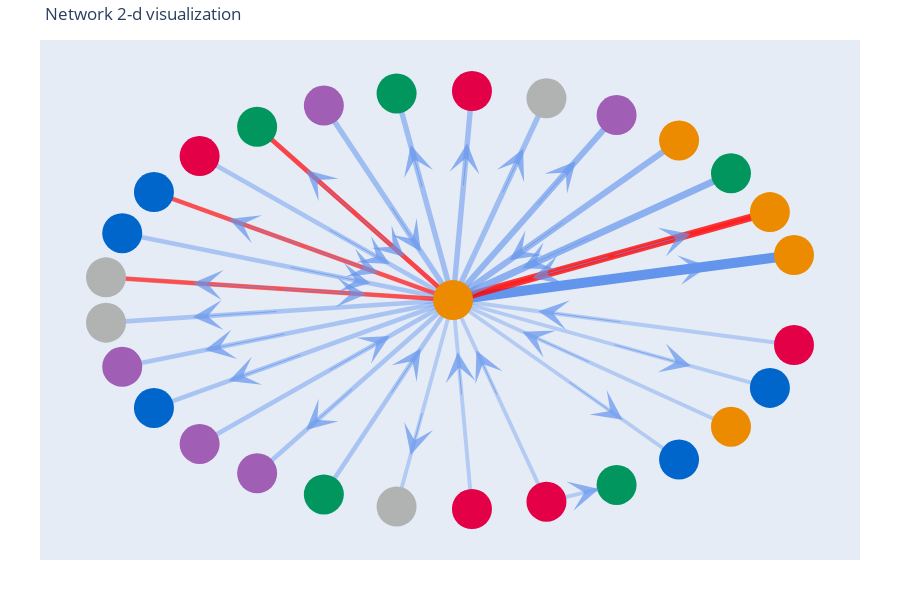

The notebook cell saved with this chart:
### Code cell
#data = [edge_trace, trace_nodes]
fig = go.Figure(layout=layout)

for trace in edge_trace:
    fig.add_trace(trace)

fig.add_trace(trace_nodes)

fig.show()
fig.write_html('2d_visualization.html')

### Figure 1 — Plotly figure (JSON) as saved in the notebook; plotly's stock layout.template omitted (floating-point values rounded to 4 significant figures)
{"data": [{"hoverinfo": "text", "line": {"color": "cornflowerblue", "shape": "spline", "width": 10}, "mode": "lines", "opacity": 1, "text": "13", "type": "scatter", "x": [0, 1.953, null], "y": [0, 0.4299, null]}, {"hoverinfo": "text", "line": {"color": "red", "shape": "spline", "width": 7.692}, "mode": "lines", "opacity": 0.7692, "text": "10", "type": "scatter", "x": [0, 1.815, null], "y": [0, 0.8398, null]}, {"hoverinfo": "text", "line": {"color": "cornflowerblue", "shape": "spline", "width": 6.154}, "mode": "lines", "opacity": 0.6154, "text": "8", "type": "scatter", "x": [0, 0.9368, null], "y": [0, 1.767, null]}, {"hoverinfo": "text", "line": {"color": "cornflowerblue", "shape": "spline", "width": 5.385}, "mode": "lines", "opacity": 0.5385, "text": "7", "type": "scatter", "x": [0, 0.5351, null], "y": [0, 1.927, null]}, {"hoverinfo": "text", "line": {"color": "cornflowerblue", "shape": "spline", "width": 5.385}, "mode": "lines", "opacity": 0.5385, "text": "7", "type": "scatter", "x": [0, 0.1083, null], "y": [0, 1.997, null]}, {"hoverinfo": "text", "line": {"color": "cornflowerblue", "shape": "spline", "width": 5.385}, "mode": "lines", "opacity": 0.5385, "text": "7", "type": "scatter", "x": [0, -0.3236, null], "y": [0, 1.974, null]}, {"hoverinfo": "text", "line": {"color": "red", "shape": "spline", "width": 4.615}, "mode": "lines", "opacity": 0.4615, "text": "6", "type": "scatter", "x": [0, -1.122, null], "y": [0, 1.655, null]}, {"hoverinfo": "text", "line": {"color": "cornflowerblue", "shape": "spline", "width": 4.615}, "mode": "lines", "opacity": 0.4615, "text": "6", "type": "scatter", "x": [0, -1.988, null], "y": [0, -0.2162, null]}, {"hoverinfo": "text", "line": {"color": "cornflowerblue", "shape": "spline", "width": 4.615}, "mode": "lines", "opacity": 0.4615, "text": "6", "type": "scatter", "x": [0, -1.895, null], "y": [0, -0.6386, null]}, {"hoverinfo": "text", "line": {"color": "cornflowerblue", "shape": "spline", "width": 4.615}, "mode": "lines", "opacity": 0.4615, "text": "6", "type": "scatter", "x": [0, -1.714, null], "y": [0, -1.031, null]}, {"hoverinfo": "text", "line": {"color": "cornflowerblue", "shape": "spline", "width": 4.615}, "mode": "lines", "opacity": 0.4615, "text": "6", "type": "scatter", "x": [0, -1.122, null], "y": [0, -1.655, null]}, {"hoverinfo": "text", "line": {"color": "red", "shape": "spline", "width": 3.846}, "mode": "lines", "opacity": 0.3846, "text": "5", "type": "scatter", "x": [0, -1.988, null], "y": [0, 0.2162, null]}, {"hoverinfo": "text", "line": {"color": "red", "shape": "spline", "width": 3.846}, "mode": "lines", "opacity": 0.3846, "text": "5", "type": "scatter", "x": [0, -1.714, null], "y": [0, 1.031, null]}, {"hoverinfo": "text", "line": {"color": "cornflowerblue", "shape": "spline", "width": 3.846}, "mode": "lines", "opacity": 0.3846, "text": "5", "type": "scatter", "x": [0, -0.3236, null], "y": [0, -1.974, null]}, {"hoverinfo": "text", "line": {"color": "cornflowerblue", "shape": "spline", "width": 3.846}, "mode": "lines", "opacity": 0.3846, "text": "5", "type": "scatter", "x": [0, 1.295, null], "y": [0, -1.524, null]}, {"hoverinfo": "text", "line": {"color": "cornflowerblue", "shape": "spline", "width": 3.846}, "mode": "lines", "opacity": 0.3846, "text": "5", "type": "scatter", "x": [0, 1.815, null], "y": [0, -0.8398, null]}, {"hoverinfo": "text", "line": {"color": "red", "shape": "spline", "width": 3.846}, "mode": "lines", "opacity": 0.3846, "text": "5", "type": "scatter", "x": [1.815, 0, null], "y": [0.8398, 0, null]}, {"hoverinfo": "text", "line": {"color": "cornflowerblue", "shape": "spline", "width": 6.923}, "mode": "lines", "opacity": 0.6923, "text": "9", "type": "scatter", "x": [1.592, 0, null], "y": [1.21, 0, null]}, {"hoverinfo": "text", "line": {"color": "cornflowerblue", "shape": "spline", "width": 6.154}, "mode": "lines", "opacity": 0.6154, "text": "8", "type": "scatter", "x": [1.295, 0, null], "y": [1.524, 0, null]}, {"hoverinfo": "text", "line": {"color": "cornflowerblue", "shape": "spline", "width": 5.385}, "mode": "lines", "opacity": 0.5385, "text": "7", "type": "scatter", "x": [-0.7403, 0, null], "y": [1.858, 0, null]}, {"hoverinfo": "text", "line": {"color": "red", "shape": "spline", "width": 4.615}, "mode": "lines", "opacity": 0.4615, "text": "6", "type": "scatter", "x": [-1.122, 0, null], "y": [1.655, 0, null]}, {"hoverinfo": "text", "line": {"color": "cornflowerblue", "shape": "spline", "width": 4.615}, "mode": "lines", "opacity": 0.4615, "text": "6", "type": "scatter", "x": [-1.452, 0, null], "y": [1.375, 0, null]}, {"hoverinfo": "text", "line": {"color": "red", "shape": "spline", "width": 4.615}, "mode": "lines", "opacity": 0.4615, "text": "6", "type": "scatter", "x": [-1.714, 0, null], "y": [1.031, 0, null]}, {"hoverinfo": "text", "line": {"color": "cornflowerblue", "shape": "spline", "width": 4.615}, "mode": "lines", "opacity": 0.4615, "text": "6", "type": "scatter", "x": [-1.895, 0, null], "y": [0.6386, 0, null]}, {"hoverinfo": "text", "line": {"color": "red", "shape": "spline", "width": 4.615}, "mode": "lines", "opacity": 0.4615, "text": "6", "type": "scatter", "x": [-1.988, 0, null], "y": [0.2162, 0, null]}, {"hoverinfo": "text", "line": {"color": "cornflowerblue", "shape": "spline", "width": 4.615}, "mode": "lines", "opacity": 0.4615, "text": "6", "type": "scatter", "x": [-1.452, 0, null], "y": [-1.375, 0, null]}, {"hoverinfo": "text", "line": {"color": "cornflowerblue", "shape": "spline", "width": 4.615}, "mode": "lines", "opacity": 0.4615, "text": "6", "type": "scatter", "x": [-0.7403, 0, null], "y": [-1.858, 0, null]}, {"hoverinfo": "text", "line": {"color": "cornflowerblue", "shape": "spline", "width": 3.846}, "mode": "lines", "opacity": 0.3846, "text": "5", "type": "scatter", "x": [0.1083, 0, null], "y": [-1.997, 0, null]}, {"hoverinfo": "text", "line": {"color": "cornflowerblue", "shape": "spline", "width": 3.846}, "mode": "lines", "opacity": 0.3846, "text": "5", "type": "scatter", "x": [0.5351, 0, null], "y": [-1.927, 0, null]}, {"hoverinfo": "text", "line": {"color": "cornflowerblue", "shape": "spline", "width": 3.846}, "mode": "lines", "opacity": 0.3846, "text": "5", "type": "scatter", "x": [0.5351, 0.9368, null], "y": [-1.927, -1.767, null]}, {"hoverinfo": "text", "line": {"color": "cornflowerblue", "shape": "spline", "width": 3.846}, "mode": "lines", "opacity": 0.3846, "text": "5", "type": "scatter", "x": [1.592, 0, null], "y": [-1.21, 0, null]}, {"hoverinfo": "text", "line": {"color": "cornflowerblue", "shape": "spline", "width": 3.846}, "mode": "lines", "opacity": 0.3846, "text": "5", "type": "scatter", "x": [1.953, 0, null], "y": [-0.4299, 0, null]}, {"hoverinfo": "text", "marker": {"color": ["#ED8B00", "#ED8B00", "#ED8B00", "#00965E", "#ED8B00", "#A05EB5", "#B1B3B3", "#E40046", "#00965E", "#A05EB5", "#00965E", "#E40046", "#0066CC", "#0066CC", "#B1B3B3", "#B1B3B3", "#A05EB5", "#0066CC", "#A05EB5", "#A05EB5", "#00965E", "#B1B3B3", "#E40046", "#E40046", "#00965E", "#0066CC", "#ED8B00", "#0066CC", "#E40046"], "size": 40, "symbol": "circle"}, "mode": "markers", "text": ["Anthony", "Matthew", "Christopher", "Linda", "Daniel", "Richard", "Margaret", "Jessica", "Patricia", "David", "Jennifer", "Susan", "Michael", "William", "Sandra", "Betty", "Thomas", "John", "Charles", "Joseph", "Mary", "Lisa", "Karen", "Sarah", "Elizabeth", "Robert", "Nancy", "James", "Barbara"], "type": "scatter", "x": [0, 1.953, 1.815, 1.592, 1.295, 0.9368, 0.5351, 0.1083, -0.3236, -0.7403, -1.122, -1.452, -1.714, -1.895, -1.988, -1.988, -1.895, -1.714, -1.452, -1.122, -0.7403, -0.3236, 0.1083, 0.5351, 0.9368, 1.295, 1.592, 1.815, 1.953], "y": [0, 0.4299, 0.8398, 1.21, 1.524, 1.767, 1.927, 1.997, 1.974, 1.858, 1.655, 1.375, 1.031, 0.6386, 0.2162, -0.2162, -0.6386, -1.031, -1.375, -1.655, -1.858, -1.974, -1.997, -1.927, -1.767, -1.524, -1.21, -0.8398, -0.4299]}], "layout": {"annotations": [{"arrowcolor": "cornflowerblue", "arrowhead": 3, "arrowsize": 5, "arrowwidth": 1, "ax": 0.9766, "axref": "x", "ay": 0.215, "ayref": "y", "opacity": 0.7, "showarrow": true, "x": 1.465, "xref": "x", "y": 0.3225, "yref": "y"}, {"arrowcolor": "cornflowerblue", "arrowhead": 3, "arrowsize": 5, "arrowwidth": 1, "ax": 0.9076, "axref": "x", "ay": 0.4199, "ayref": "y", "opacity": 0.7, "showarrow": true, "x": 1.361, "xref": "x", "y": 0.6298, "yref": "y"}, {"arrowcolor": "cornflowerblue", "arrowhead": 3, "arrowsize": 5, "arrowwidth": 1, "ax": 0.4684, "axref": "x", "ay": 0.8835, "ayref": "y", "opacity": 0.7, "showarrow": true, "x": 0.7026, "xref": "x", "y": 1.325, "yref": "y"}, {"arrowcolor": "cornflowerblue", "arrowhead": 3, "arrowsize": 5, "arrowwidth": 1, "ax": 0.2675, "axref": "x", "ay": 0.9635, "ayref": "y", "opacity": 0.7, "showarrow": true, "x": 0.4013, "xref": "x", "y": 1.445, "yref": "y"}, {"arrowcolor": "cornflowerblue", "arrowhead": 3, "arrowsize": 5, "arrowwidth": 1, "ax": 0.05414, "axref": "x", "ay": 0.9985, "ayref": "y", "opacity": 0.7, "showarrow": true, "x": 0.08121, "xref": "x", "y": 1.498, "yref": "y"}, {"arrowcolor": "cornflowerblue", "arrowhead": 3, "arrowsize": 5, "arrowwidth": 1, "ax": -0.1618, "axref": "x", "ay": 0.9868, "ayref": "y", "opacity": 0.7, "showarrow": true, "x": -0.2427, "xref": "x", "y": 1.48, "yref": "y"}, {"arrowcolor": "cornflowerblue", "arrowhead": 3, "arrowsize": 5, "arrowwidth": 1, "ax": -0.5612, "axref": "x", "ay": 0.8277, "ayref": "y", "opacity": 0.7, "showarrow": true, "x": -0.8418, "xref": "x", "y": 1.242, "yref": "y"}, {"arrowcolor": "cornflowerblue", "arrowhead": 3, "arrowsize": 5, "arrowwidth": 1, "ax": -0.9941, "axref": "x", "ay": -0.1081, "ayref": "y", "opacity": 0.7, "showarrow": true, "x": -1.491, "xref": "x", "y": -0.1622, "yref": "y"}, {"arrowcolor": "cornflowerblue", "arrowhead": 3, "arrowsize": 5, "arrowwidth": 1, "ax": -0.9477, "axref": "x", "ay": -0.3193, "ayref": "y", "opacity": 0.7, "showarrow": true, "x": -1.421, "xref": "x", "y": -0.479, "yref": "y"}, {"arrowcolor": "cornflowerblue", "arrowhead": 3, "arrowsize": 5, "arrowwidth": 1, "ax": -0.8569, "axref": "x", "ay": -0.5156, "ayref": "y", "opacity": 0.7, "showarrow": true, "x": -1.285, "xref": "x", "y": -0.7733, "yref": "y"}, {"arrowcolor": "cornflowerblue", "arrowhead": 3, "arrowsize": 5, "arrowwidth": 1, "ax": -0.5612, "axref": "x", "ay": -0.8277, "ayref": "y", "opacity": 0.7, "showarrow": true, "x": -0.8418, "xref": "x", "y": -1.242, "yref": "y"}, {"arrowcolor": "cornflowerblue", "arrowhead": 3, "arrowsize": 5, "arrowwidth": 1, "ax": -0.9941, "axref": "x", "ay": 0.1081, "ayref": "y", "opacity": 0.7, "showarrow": true, "x": -1.491, "xref": "x", "y": 0.1622, "yref": "y"}, {"arrowcolor": "cornflowerblue", "arrowhead": 3, "arrowsize": 5, "arrowwidth": 1, "ax": -0.8569, "axref": "x", "ay": 0.5156, "ayref": "y", "opacity": 0.7, "showarrow": true, "x": -1.285, "xref": "x", "y": 0.7733, "yref": "y"}, {"arrowcolor": "cornflowerblue", "arrowhead": 3, "arrowsize": 5, "arrowwidth": 1, "ax": -0.1618, "axref": "x", "ay": -0.9868, "ayref": "y", "opacity": 0.7, "showarrow": true, "x": -0.2427, "xref": "x", "y": -1.48, "yref": "y"}, {"arrowcolor": "cornflowerblue", "arrowhead": 3, "arrowsize": 5, "arrowwidth": 1, "ax": 0.6474, "axref": "x", "ay": -0.7622, "ayref": "y", "opacity": 0.7, "showarrow": true, "x": 0.9711, "xref": "x", "y": -1.143, "yref": "y"}, {"arrowcolor": "cornflowerblue", "arrowhead": 3, "arrowsize": 5, "arrowwidth": 1, "ax": 0.9076, "axref": "x", "ay": -0.4199, "ayref": "y", "opacity": 0.7, "showarrow": true, "x": 1.361, "xref": "x", "y": -0.6298, "yref": "y"}, {"arrowcolor": "cornflowerblue", "arrowhead": 3, "arrowsize": 5, "arrowwidth": 1, "ax": 0.9076, "axref": "x", "ay": 0.4199, "ayref": "y", "opacity": 0.7, "showarrow": true, "x": 0.4538, "xref": "x", "y": 0.2099, "yref": "y"}, {"arrowcolor": "cornflowerblue", "arrowhead": 3, "arrowsize": 5, "arrowwidth": 1, "ax": 0.7961, "axref": "x", "ay": 0.6052, "ayref": "y", "opacity": 0.7, "showarrow": true, "x": 0.398, "xref": "x", "y": 0.3026, "yref": "y"}, {"arrowcolor": "cornflowerblue", "arrowhead": 3, "arrowsize": 5, "arrowwidth": 1, "ax": 0.6474, "axref": "x", "ay": 0.7622, "ayref": "y", "opacity": 0.7, "showarrow": true, "x": 0.3237, "xref": "x", "y": 0.3811, "yref": "y"}, {"arrowcolor": "cornflowerblue", "arrowhead": 3, "arrowsize": 5, "arrowwidth": 1, "ax": -0.3701, "axref": "x", "ay": 0.929, "ayref": "y", "opacity": 0.7, "showarrow": true, "x": -0.1851, "xref": "x", "y": 0.4645, "yref": "y"}, {"arrowcolor": "cornflowerblue", "arrowhead": 3, "arrowsize": 5, "arrowwidth": 1, "ax": -0.5612, "axref": "x", "ay": 0.8277, "ayref": "y", "opacity": 0.7, "showarrow": true, "x": -0.2806, "xref": "x", "y": 0.4138, "yref": "y"}, {"arrowcolor": "cornflowerblue", "arrowhead": 3, "arrowsize": 5, "arrowwidth": 1, "ax": -0.726, "axref": "x", "ay": 0.6877, "ayref": "y", "opacity": 0.7, "showarrow": true, "x": -0.363, "xref": "x", "y": 0.3438, "yref": "y"}, {"arrowcolor": "cornflowerblue", "arrowhead": 3, "arrowsize": 5, "arrowwidth": 1, "ax": -0.8569, "axref": "x", "ay": 0.5156, "ayref": "y", "opacity": 0.7, "showarrow": true, "x": -0.4284, "xref": "x", "y": 0.2578, "yref": "y"}, {"arrowcolor": "cornflowerblue", "arrowhead": 3, "arrowsize": 5, "arrowwidth": 1, "ax": -0.9477, "axref": "x", "ay": 0.3193, "ayref": "y", "opacity": 0.7, "showarrow": true, "x": -0.4738, "xref": "x", "y": 0.1597, "yref": "y"}, {"arrowcolor": "cornflowerblue", "arrowhead": 3, "arrowsize": 5, "arrowwidth": 1, "ax": -0.9941, "axref": "x", "ay": 0.1081, "ayref": "y", "opacity": 0.7, "showarrow": true, "x": -0.4971, "xref": "x", "y": 0.05406, "yref": "y"}, {"arrowcolor": "cornflowerblue", "arrowhead": 3, "arrowsize": 5, "arrowwidth": 1, "ax": -0.726, "axref": "x", "ay": -0.6877, "ayref": "y", "opacity": 0.7, "showarrow": true, "x": -0.363, "xref": "x", "y": -0.3438, "yref": "y"}, {"arrowcolor": "cornflowerblue", "arrowhead": 3, "arrowsize": 5, "arrowwidth": 1, "ax": -0.3701, "axref": "x", "ay": -0.929, "ayref": "y", "opacity": 0.7, "showarrow": true, "x": -0.1851, "xref": "x", "y": -0.4645, "yref": "y"}, {"arrowcolor": "cornflowerblue", "arrowhead": 3, "arrowsize": 5, "arrowwidth": 1, "ax": 0.05414, "axref": "x", "ay": -0.9985, "ayref": "y", "opacity": 0.7, "showarrow": true, "x": 0.02707, "xref": "x", "y": -0.4993, "yref": "y"}, {"arrowcolor": "cornflowerblue", "arrowhead": 3, "arrowsize": 5, "arrowwidth": 1, "ax": 0.2675, "axref": "x", "ay": -0.9636, "ayref": "y", "opacity": 0.7, "showarrow": true, "x": 0.1338, "xref": "x", "y": -0.4818, "yref": "y"}, {"arrowcolor": "cornflowerblue", "arrowhead": 3, "arrowsize": 5, "arrowwidth": 1, "ax": 0.7359, "axref": "x", "ay": -1.847, "ayref": "y", "opacity": 0.7, "showarrow": true, "x": 0.8364, "xref": "x", "y": -1.807, "yref": "y"}, {"arrowcolor": "cornflowerblue", "arrowhead": 3, "arrowsize": 5, "arrowwidth": 1, "ax": 0.7961, "axref": "x", "ay": -0.6052, "ayref": "y", "opacity": 0.7, "showarrow": true, "x": 0.398, "xref": "x", "y": -0.3026, "yref": "y"}, {"arrowcolor": "cornflowerblue", "arrowhead": 3, "arrowsize": 5, "arrowwidth": 1, "ax": 0.9766, "axref": "x", "ay": -0.215, "ayref": "y", "opacity": 0.7, "showarrow": true, "x": 0.4883, "xref": "x", "y": -0.1075, "yref": "y"}], "clickmode": "event+select", "height": 600, "hovermode": "closest", "margin": {"b": 40, "l": 40, "r": 40, "t": 40}, "showlegend": false, "title": {"text": "Network 2-d visualization"}, "xaxis": {"showgrid": false, "showticklabels": false, "zeroline": false}, "yaxis": {"showgrid": false, "showticklabels": false, "zeroline": false}}}
